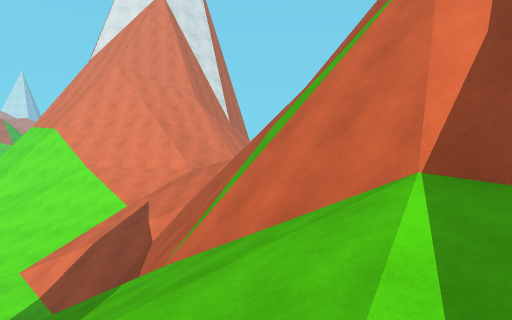
[1] (above)

13 first-person views from a walk through a scene from a Unity 3-D project. The camera is 1.5 m above the floor, tilts 2° down and sees 85° across. The floor is counted in squares, 2 m on a side. Each view is taken from the middle of a square. On the plan, view 1 faces up. The plan holds only what a view shows up to about 10 squares ahead; the rest is blank. The place goes on beyond the plan. Some animated figures are left out. Surface patterns are stand-ins for the level's own textures.

[2]
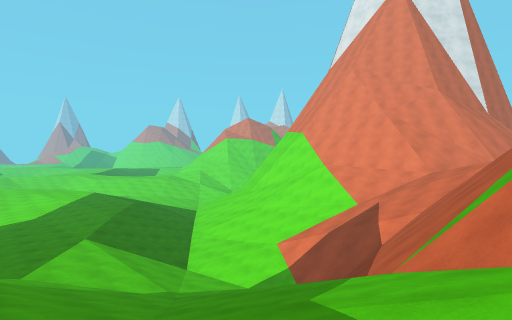

[3]
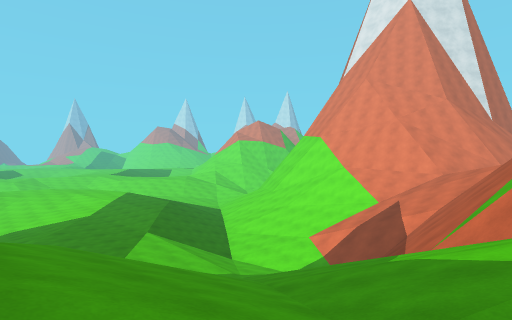

[4]
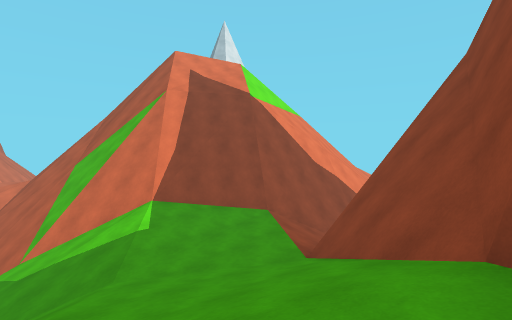

[5]
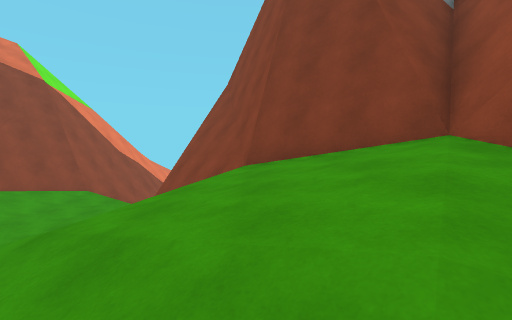

[6]
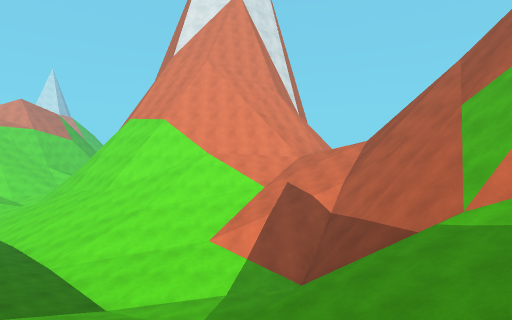

[7]
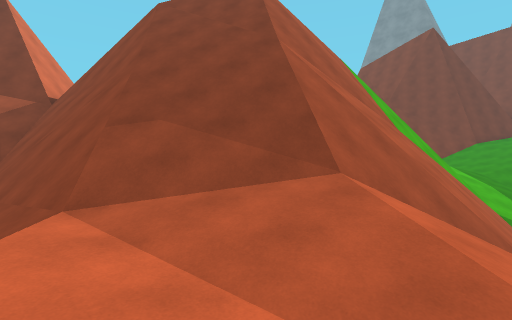

[8]
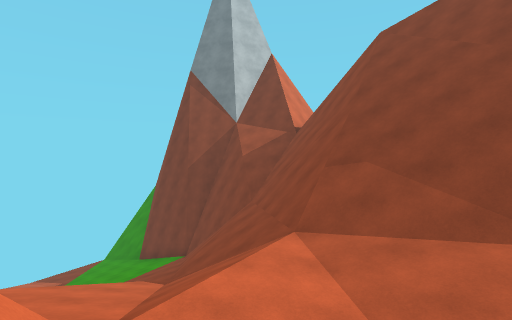

[9]
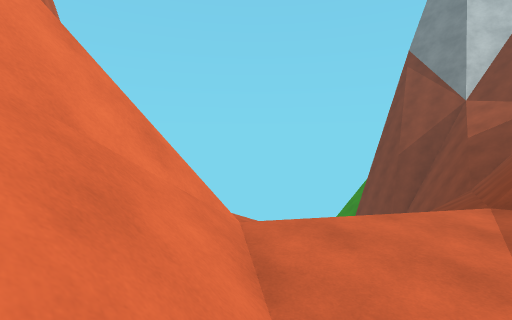

[10]
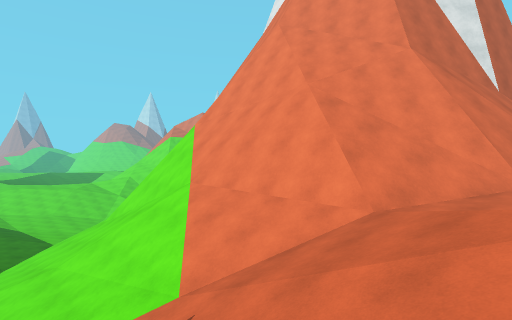

[11]
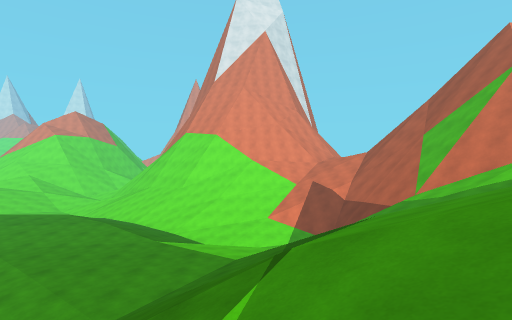

[12]
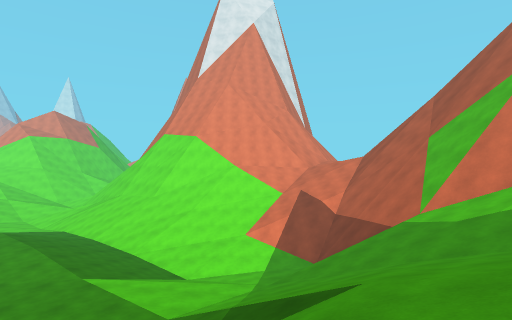

[13]
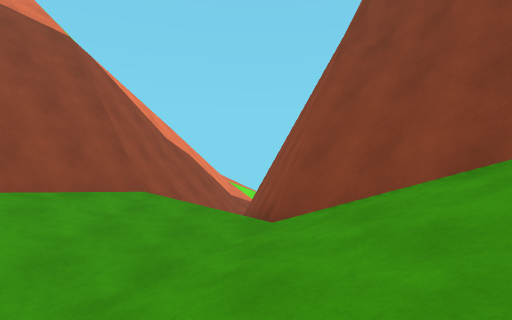

### Floor plan
Key: @ floor where view 1 was taken; # wall or solid block; x gap in a wall; . main floor; - floor 0.75 m lower than the main floor; _ floor 1.5 m lower than the main floor; < floor 2.5 m lower than the main floor; : floor 4 m higher than the main floor; + floor 4.75 m higher than the main floor; * floor 5.5 m higher than the main floor; % floor 6.5 m higher than the main floor; & floor 7.25 m higher than the main floor; / step, stairs or slope; = window, fence, low wall or low ledge; ^ raised ledge; v drop or lower ground.
Columns run from 14 left of view 1 to 10 right of it. Each row starts with its distance up from view 1.
 16           ####///////#
 15       #######////////##
 14       ###=///::////###  #
 13       #####/:::/=##### ^#
 12    ####^#/////////vvvvvv#
 11   /////////////////vvvv
 10   ///////////#x/////=v
  9  ////////////#//####=
  8  ///////////////###v
  7  /////__///////##vv
  6 /////<<<<<////## v
  5 ./////<<//////##vv //
  4 ..///////////###vvv//
  3 ....//////////=## vvv=
  2 ......--////////## vv
  1 .......////////++###vvv
  0  ......///////@:::/##
 -1  -....////////:::///###
 -2    ..// ////////:####
 -3      ///////////##
 -4       //////*//##
 -5        ////%%%###
 -6        /  %%&/#
 -7            &&##
 -8             ##

Where each view was taken, in squares from view 1:
view 1: 0 up, 0 right, facing up
view 2: 0 up, 0 right, facing up-left
view 3: 2 down, 0 right, facing up-left
view 4: 5 down, 2 left, facing up-right
view 5: 5 down, 5 left, facing right
view 6: 1 down, 5 left, facing up
view 7: 14 up, 2 left, facing down-right
view 8: 14 up, 3 left, facing right
view 9: 13 up, 3 left, facing up-right
view 10: 8 up, 1 left, facing up-left
view 11: 6 down, 7 left, facing up
view 12: 4 down, 6 left, facing up
view 13: 2 down, 2 left, facing right
